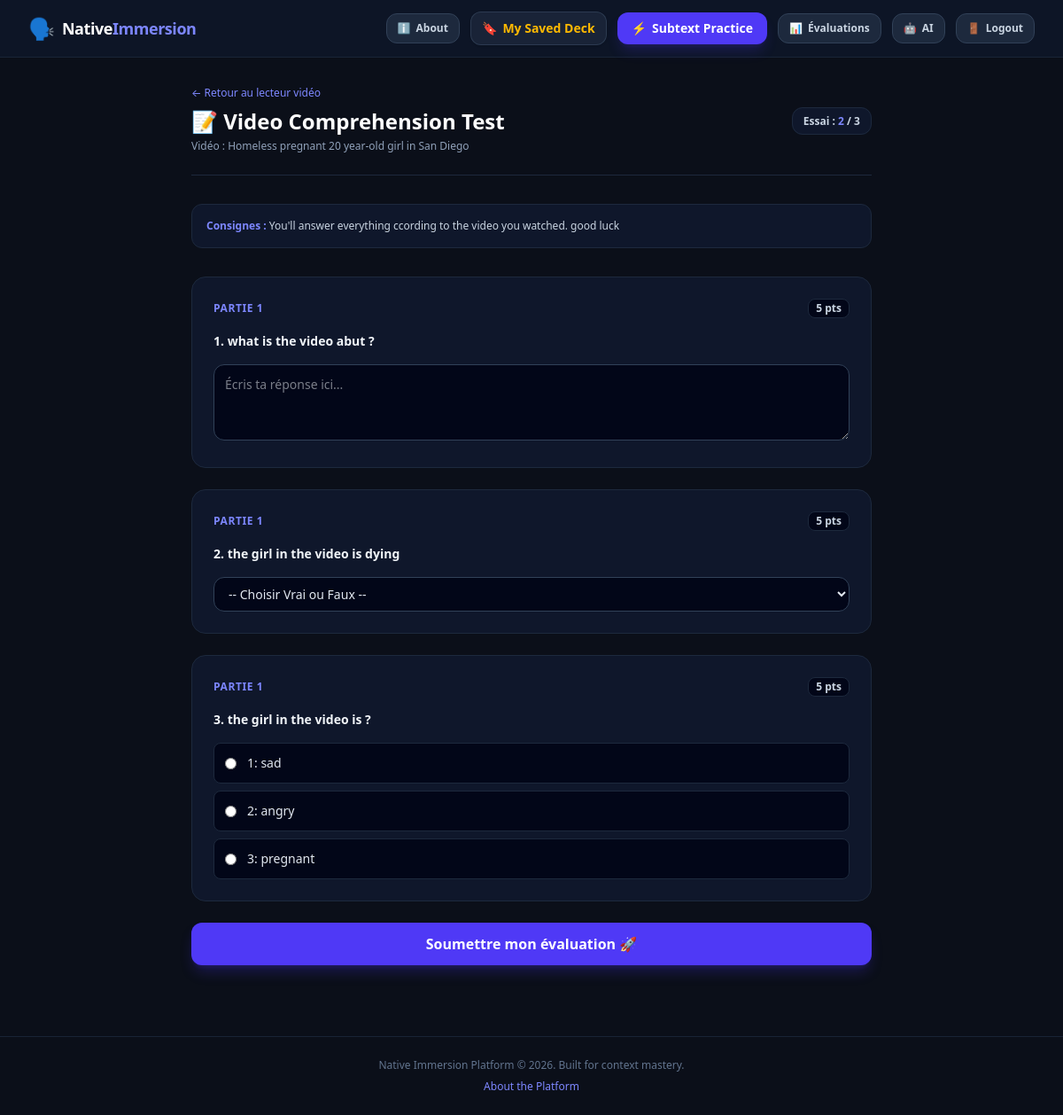
The page /video/2/assessment/ (signed in) on the database its author committed.
### simulator/models.py (models this page shows, shortened)
class VideoAssessment(models.Model):
    video_context = models.OneToOneField(
        VideoContext,
        on_delete=models.CASCADE,
        related_name='assessment'
    )
    title = models.CharField(max_length=255, default="Video Comprehension Test")
    instructions = models.TextField(blank=True, help_text="Consignes globales de l'exercice.")

class VideoContext(models.Model):
    title = models.CharField(max_length=255)
    youtube_id = models.CharField(
        max_length=50,
        help_text="The 11-character ID at the end of a YouTube link"
    )
    category = models.ForeignKey(
        Category,
        on_delete=models.PROTECT,
        related_name='videos'
    )
    expression_modules = models.ManyToManyField(
        ExpressionModule,
        related_name='videos',
        blank=True
    )
    created_at = models.DateTimeField(auto_now_add=True)

class AssessmentQuestion(models.Model):
    QUESTION_TYPES = [
        ('TEXT', 'Réponse libre / Développement (ex: Part 1 & 4)'),
        ('TRUE_FALSE', 'Vrai / Faux avec Justification (ex: Part 2)'),
        ('QCM', 'Question à Choix Multiples (QCM)'),
    ]
    assessment = models.ForeignKey(
        VideoAssessment,
        on_delete=models.CASCADE,
        related_name='questions'
    )
    part_number = models.PositiveIntegerField(default=1, help_text="Numéro de la partie (ex: 1 pour Global, 2 pour Détail...)")
    question_text = models.TextField(help_text="Énoncé de la question")
    correct_answer = models.TextField(
        blank=True,
        help_text="Réponse attendue ou critères de correction pour l'auto-évaluation par l'IA"
    )
    question_type = models.CharField(max_length=20, choices=QUESTION_TYPES, default='TEXT')
    points = models.PositiveIntegerField(default=5, help_text="Nombre de points pour cette question")
    options = models.TextField(
        blank=True,
        help_text="Entre les options de réponse séparées par un retour à la ligne (pour les QCM)."
    )
    requires_justification = models.BooleanField(default=False, help_text="Cocher si une justification textuelle est exigée (pour le Vrai/Faux)")
    order = models.PositiveIntegerField(default=0, help_text="Ordre d'affichage de la question")
    class Meta:
        ordering = ['part_number', 'order']

### simulator/views.py (the view, shortened to what this page needs)
# urls.py: path('video/<int:video_id>/assessment/', views.video_assessment_view, name='video_assessment'),
@approved_required
def video_assessment_view(request, video_id):
    video = get_object_or_404(VideoContext, id=video_id)
    assessment = get_object_or_404(VideoAssessment, video_context=video)
    existing_attempts_count = StudentAssessmentAttempt.objects.filter(
        student=request.user,
        assessment=assessment
    ).count()
    context = {
        'video': video,
        'assessment': assessment,
        'attempts_count': existing_attempts_count,
    }
    return render(request, 'simulator/assessment.html', context)

### simulator/views.py (called while the page is built)
def approved_required(view_func):
    @wraps(view_func)
    def _wrapped_view(request, *args, **kwargs):
        if not request.user.is_authenticated:
            return redirect('login')
        if request.user.is_superuser:
            return view_func(request, *args, **kwargs)
        if hasattr(request.user, 'userprofile') and request.user.userprofile.is_approved:
            return view_func(request, *args, **kwargs)
        return redirect('pending_approval')
    return _wrapped_view

### simulator/templates/simulator/assessment.html (shortened to what this page needs)
{% extends 'simulator/base.html' %}
{% block content %}
<div class="max-w-3xl mx-auto space-y-8">
    <div class="flex items-center justify-between border-b border-slate-800 pb-6">
        <div>
            <a href="{% url 'video_player' video.id %}"
                class="text-xs text-indigo-400 hover:underline flex items-center gap-1 mb-2">
                ← Retour au lecteur vidéo
            </a>
            <h1 class="text-2xl font-black text-white">📝 {{ assessment.title }}</h1>
            <p class="text-slate-400 text-xs mt-1">Vidéo : {{ video.title }}</p>
        </div>
        <div class="text-right">
            <span
                class="bg-slate-900 border border-slate-800 text-slate-300 px-3 py-1.5 rounded-xl text-xs font-semibold">
                Essai : <span class="text-indigo-400 font-bold">{{ attempts_count|default:0 }}</span> / 3
            </span>
        </div>
    </div>
    {% if assessment.instructions %}
    <div class="bg-slate-900 p-4 rounded-xl border border-slate-800 text-xs text-slate-300">
        <span class="font-bold text-indigo-400">Consignes :</span> {{ assessment.instructions }}
    </div>
    {% endif %}
    <form method="POST" action="" class="space-y-6">
        {% for question in assessment.questions.all %}
        <div class="bg-slate-900 border border-slate-800 rounded-2xl p-6 space-y-4">
            <div class="flex items-center justify-between">
                <span class="text-xs font-bold text-indigo-400 uppercase tracking-wider">Partie
                    {{ question.part_number }}</span>
                <span
                    class="bg-slate-950 text-slate-300 border border-slate-800 px-2 py-0.5 rounded-lg text-xs font-semibold">
                    {{ question.points }} pts
                </span>
            </div>
            <label class="block text-sm font-semibold text-slate-100">
                {{ forloop.counter }}. {{ question.question_text }}
            </label>
            {% if question.question_type == 'QCM' %}
            <div class="space-y-2 mt-2">
                {% for option in question.options.splitlines %}
                <label
                    class="flex items-center gap-3 p-3 bg-slate-950 border border-slate-800 rounded-lg cursor-pointer hover:border-indigo-500 transition">
                    <input type="radio" name="question_{{ question.id }}" value="{{ option }}" required
                        class="text-indigo-600 focus:ring-indigo-500">
                    <span class="text-slate-200 text-sm">{{ option }}</span>
                </label>
                {% endfor %}
            </div>
            {% elif question.question_type == 'TRUE_FALSE' %}
            <div class="space-y-3">
                <select name="question_{{ question.id }}_bool" required
                    class="w-full bg-slate-950 border border-slate-700 rounded-xl px-3 py-2 text-sm text-slate-200 focus:outline-none focus:border-indigo-500">
                    <option value="">-- Choisir Vrai ou Faux --</option>
                </select>
            </div>
            {% else %}
            <textarea name="question_{{ question.id }}" rows="3" required
                class="w-full bg-slate-950 border border-slate-700 rounded-xl p-3 text-sm text-slate-100 focus:outline-none focus:border-indigo-500"
                placeholder="Écris ta réponse ici..."></textarea>
            {% endif %}
        </div>
        {% empty %}
        <div class="bg-slate-900 border border-slate-800 rounded-2xl p-8 text-center text-slate-400">
            <p>Aucune question n'a encore été configurée pour cette évaluation dans l'administration.</p>
        </div>
        {% endfor %}
        {% if assessment.questions.all %}
        <button type="submit"
            class="w-full bg-indigo-600 hover:bg-indigo-500 text-white font-bold py-3 px-6 rounded-xl transition cursor-pointer shadow-lg shadow-indigo-600/25">
            Soumettre mon évaluation 🚀
        </button>
        {% endif %}
    </form>
</div>
{% endblock %}

### simulator/templates/simulator/base.html (style rules this page uses)
body { background-color: #0b0f19; color: #f8fafc; font-family: system-ui, -apple-system, sans-serif; }

### rows shown on the page
VideoAssessment: title "Video Comprehension Test", instructions "You'll answer everything ccording to the video you watched. good luck"
VideoContext: title "Homeless pregnant 20 year-old girl in San Diego"
AssessmentQuestion: part_number "1", points "5", question_text "what is the video abut ?", id "Écris ta réponse ici..."
AssessmentQuestion: part_number "1", points "5", question_text "the girl in the video is dying"
AssessmentQuestion: part_number "1", points "5", question_text "the girl in the video is ?", splitlines "1: sad" "2: angry" "3: pregnant"

### other values the page prints
{{ attempts_count|default:0 }} "2"
